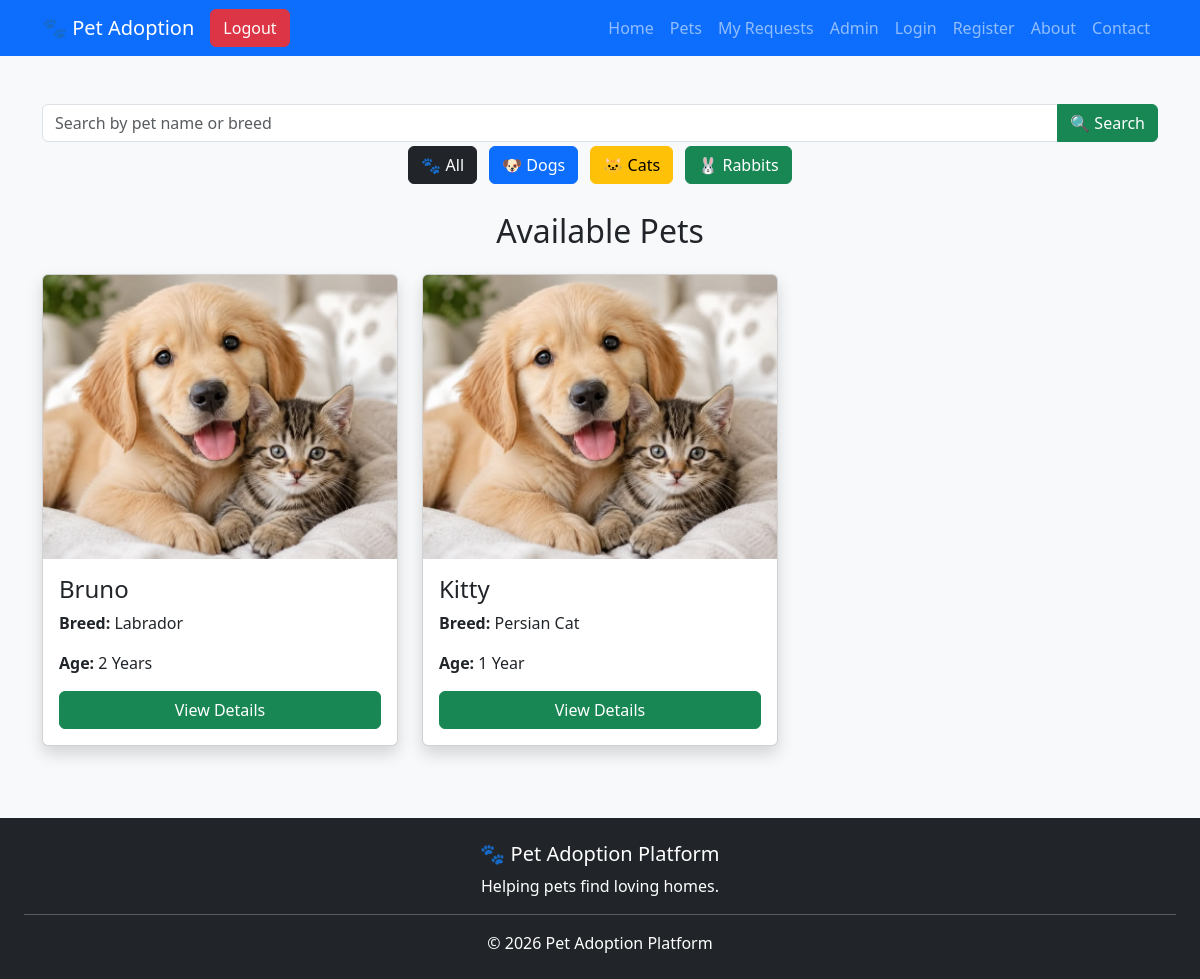
Before: /pets (signed in) with the older database file.
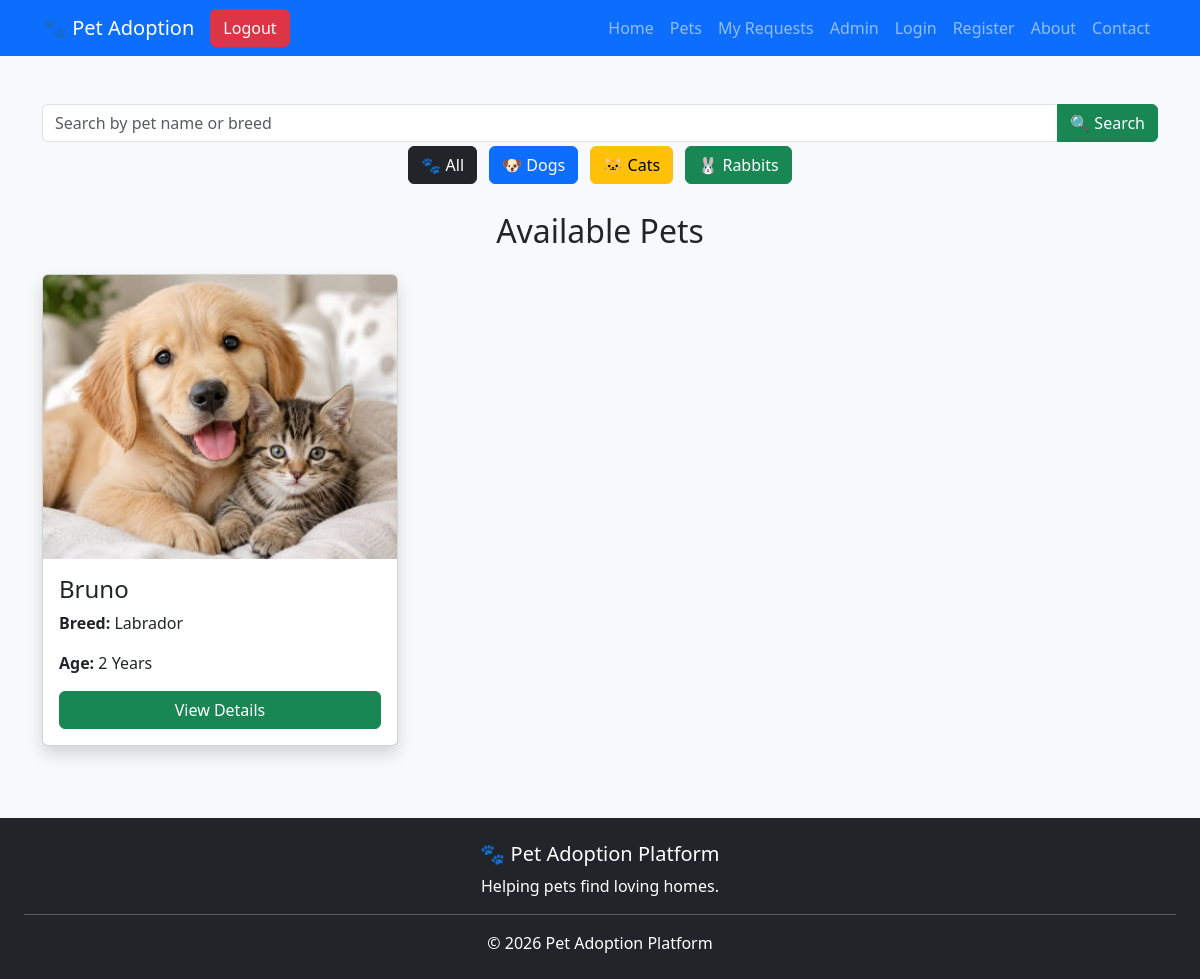
After: the same page with the newer database file.
### tables this page shows
CREATE TABLE pets(
        id INTEGER PRIMARY KEY AUTOINCREMENT,
        name TEXT,
        breed TEXT,
        age TEXT,
        gender TEXT,
        vaccinated TEXT,
        description TEXT,
        image TEXT
    , status TEXT DEFAULT 'Available');

### app.py (the view)
@app.route('/pets')
def pets():
    if 'user' not in session:
        return redirect(url_for('login'))
    search = request.args.get('search')
    print("Search =", search)
    conn = sqlite3.connect("database.db")
    cursor = conn.cursor()
    if search:
        cursor.execute("""
        SELECT * FROM pets
        WHERE status='Available'
        AND (name LIKE ? OR breed LIKE ?)
        """, (f"%{search}%", f"%{search}%"))
    else:
        cursor.execute("SELECT * FROM pets WHERE status='Available'")
    pets = cursor.fetchall()
    print("Pets Found =", pets)
    conn.close()
    return render_template("pets.html", pets=pets)

### templates/pets.html (shortened to what this page needs)
<!DOCTYPE html>
<html lang="en">
<head>
    <link href="https://cdn.jsdelivr.net/npm/bootstrap@5.3.3/dist/css/bootstrap.min.css" rel="stylesheet">
</head>
<body class="bg-light">
{% include 'navbar.html' %}
<div class="container mt-5">
    <form method="GET" action="{{ url_for('pets') }}" class="mb-4">
    <div class="input-group">
        <input
            type="text"
            name="search"
            class="form-control"
            placeholder="Search by pet name or breed">
        <button class="btn btn-success">
            🔍 Search
        </button>
    </div>
<div class="text-center mb-4">
    <a href="{{ url_for('pets') }}" class="btn btn-dark m-1">
        🐾 All
    </a>
    <a href="{{ url_for('pets', category='Labrador') }}" class="btn btn-primary m-1">
        🐶 Dogs
    </a>
    <a href="{{ url_for('pets', category='Persian') }}" class="btn btn-warning m-1">
        🐱 Cats
    </a>
    <a href="{{ url_for('pets', category='Rabbit') }}" class="btn btn-success m-1">
        🐰 Rabbits
    </a>
</div>
</form>
    <h2 class="text-center mb-4">Available Pets</h2>
    <div class="row">
        {% for pet in pets %}
        <div class="col-md-4 mb-4">
            <div class="card shadow">
                <img src="{{ url_for('static', filename='images/' + pet[7]) }}"
                     class="card-img-top">
                <div class="card-body">
                    <h4>{{ pet[1] }}</h4>
                    <p><strong>Breed:</strong> {{ pet[2] }}</p>
                    <p><strong>Age:</strong> {{ pet[3] }}</p>
                    <a href="/pet_details/{{ pet[0] }}"
                       class="btn btn-success w-100">
                        View Details
                    </a>
                </div>
            </div>
        </div>
        {% endfor %}
    </div>
</div>
{% include 'footer.html' %}
</body>
</html>

### templates/navbar.html (shortened to what this page needs)
<nav class="navbar navbar-expand-lg navbar-dark bg-primary">
    <div class="container">
        <a class="navbar-brand" href="/">
            🐾 Pet Adoption
        </a>
        {% if session.get('user') %}
<a href="{{ url_for('logout') }}" class="btn btn-danger">
    Logout
</a>
{% endif %}
        <div class="collapse navbar-collapse" id="navbarNav">
            <ul class="navbar-nav ms-auto">
                <li class="nav-item">
                    <a class="nav-link" href="/">Home</a>
                </li>
                <li class="nav-item">
                    <a class="nav-link" href="/pets">Pets</a>
                </li>
                <li class="nav-item">
    <a class="nav-link" href="{{ url_for('my_requests') }}">My Requests</a>
</li>
                 <li class="nav-item">
                    <a class="nav-link" href="/admin">Admin</a>
                </li>
                <li class="nav-item">
                    <a class="nav-link" href="/login">Login</a>
                </li>
                <li class="nav-item">
                    <a class="nav-link" href="/register">Register</a>
                </li>
                <li class="nav-item">
    <a class="nav-link" href="{{ url_for('about') }}">
        About
    </a>
</li>
<li class="nav-item">
    <a class="nav-link" href="{{ url_for('contact') }}">
        Contact
    </a>
</li>
            </ul>
        </div>
    </div>
</nav>

### templates/footer.html
<footer class="bg-dark text-white text-center p-4 mt-5">
    <h5>🐾 Pet Adoption Platform</h5>
    <p>
        Helping pets find loving homes.
    </p>
    <hr class="bg-light">
    <p class="text-center mb-0">
    © 2026 Pet Adoption Platform
</p>
</footer>

Changed rows visible on the page:
no longer on this page (row edited): pets: image (picture), name "Kitty", breed "Persian Cat", age "1 Year"
